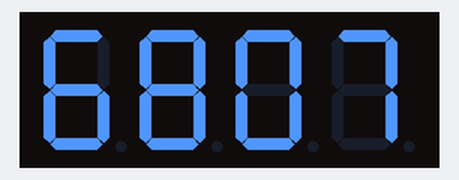
Recording of a sketch running on a simulated Arduino Uno, built with avr-gcc and run on an emulated ATmega328P. On the bench: 4-digit seven-segment display. Random numbers use the default seed unless the sketch sets one.

Above: at 0.1 s.
At 4.1 s:
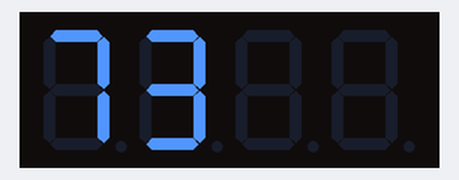
At 8.1 s:
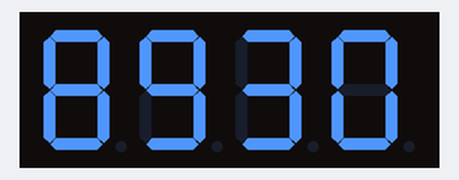
At 18.2 s:
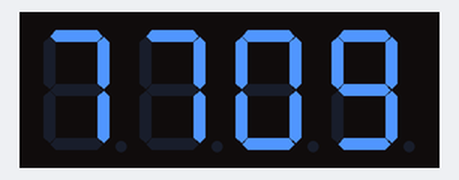
At 28.2 s:
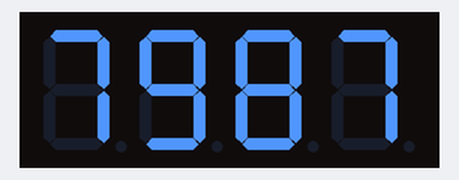
At 38.3 s:
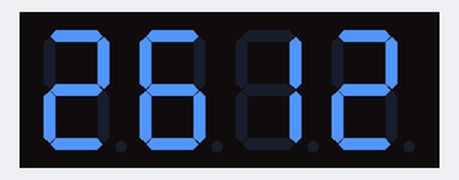

The sketch:

bilBulat.ino
```cpp
// Contoh penggunaan TM1637

#include "TM1637.h"

const byte PIN_CLK = 3;
const byte PIN_DIO = 2;

TM1637 tm1637(PIN_CLK, PIN_DIO);

void setup()
{
  Serial.begin(9600);
  tm1637.set();             // Inisialisasi
  tm1637.clearDisplay();    // Kosongkan penampil
}

void loop()
{
  // Bangkitkan bilangan acak antara 0 dan 9999
  int bilangan = random(10000);

  tampilBilangan(bilangan);
  delay(2000);
}

void tampilBilangan(unsigned int bil)
{
  int8_t dataSegmen[] = {0, 0, 0, 0};

  char teks[5];
  sprintf(teks, "%d", bil);

  // Kosongkan tampilan
  dataSegmen[0] = 0x7f;
  dataSegmen[1] = 0x7f;
  dataSegmen[2] = 0x7f;
  dataSegmen[3] = 0x7f;

  // Tulis angka sesuai jumlah digit di teks
  for (int j = 0; j < strlen(teks); j++)
    dataSegmen[j] = teks[j] - '0';

  tm1637.display(dataSegmen);
}
```

Measured:
- what the display in image 1 shows lasts 2.1 s, from 4.0 s to 6.1 s
